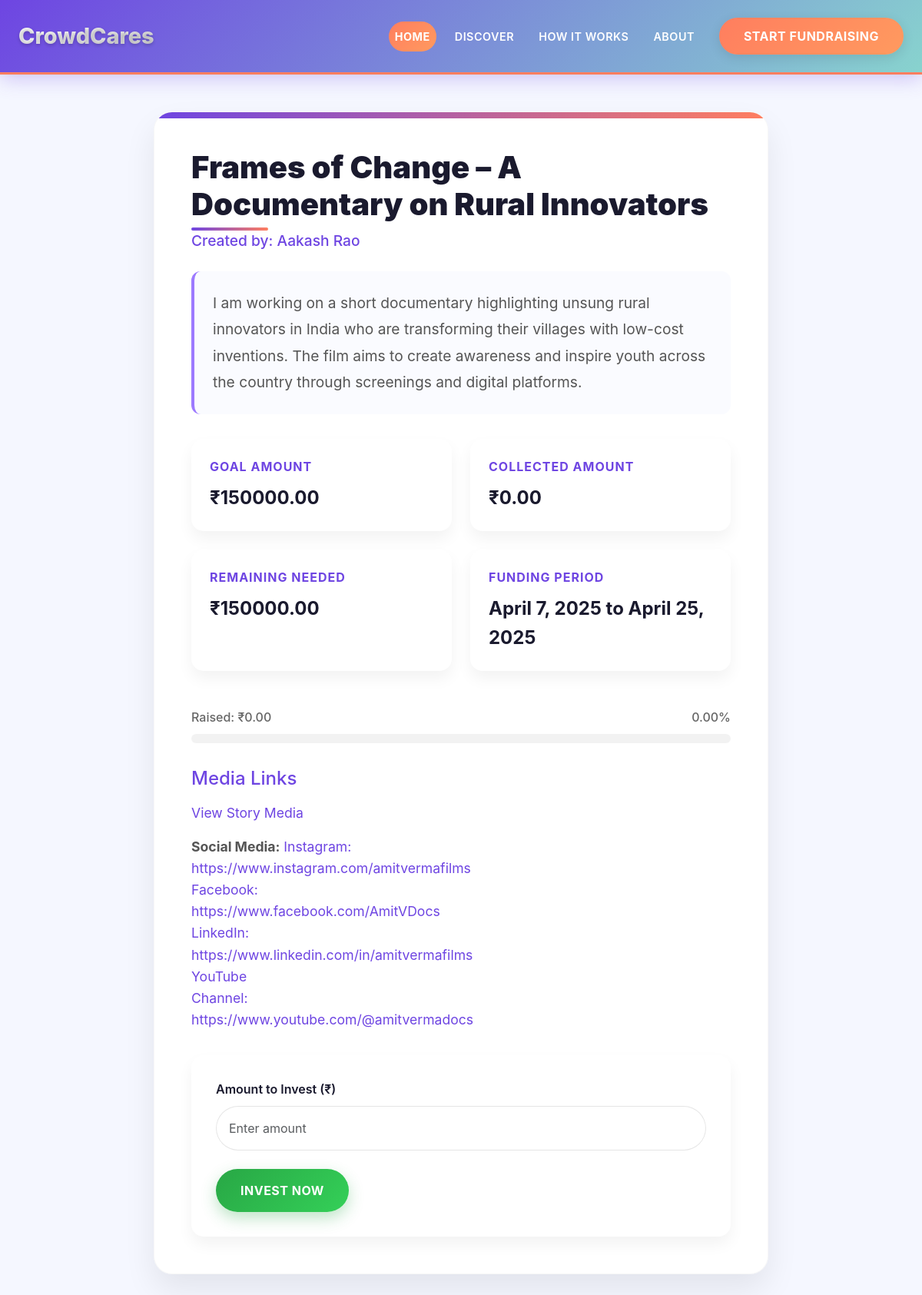
The app's page /project/8/ (signed in) with its own data.
### app1/models.py (models this page shows, shortened)
class FundraisingProject(models.Model):
    CATEGORY_CHOICES = [
        ('education', 'Education'),
        ('health', 'Health'),
        ('arts', 'Arts'),
        ('technology', 'Technology'),
        ('film', 'Film'),
        ('other', 'Other'),
    ]
    creator = models.ForeignKey('User', on_delete=models.CASCADE, related_name="projects", limit_choices_to={'user_type': 'fundraiser'})
    title = models.CharField(max_length=255)
    category = models.CharField(max_length=20, choices=CATEGORY_CHOICES, default="General")
    description = models.TextField()
    goal_amount = models.DecimalField(max_digits=10, decimal_places=2, validators=[MinValueValidator(0.01)])
    min_contribution = models.DecimalField(max_digits=10, decimal_places=2, null=True, blank=True, validators=[MinValueValidator(0.01)])
    start_date = models.DateField()
    end_date = models.DateField()
    story_media_link = models.URLField()
    social_media_links = models.TextField(blank=True)
    reward_tiers = models.TextField(blank=True)
    collected_amount = models.DecimalField(max_digits=10, decimal_places=2, default=0.00, validators=[MinValueValidator(0.00)])
    created_at = models.DateTimeField(auto_now_add=True)
    updated_at = models.DateTimeField(auto_now=True)
    @property
    def percent_funded(self):
        if self.goal_amount > 0:
            percentage = (self.collected_amount / self.goal_amount) * 100
            return min(100, percentage)
        return 0.00

class FundraiserProfile(models.Model):
    user = models.OneToOneField(User, on_delete=models.CASCADE, related_name="fundraiser_profile")
    full_name = models.CharField(max_length=255)
    phone_number = models.CharField(max_length=15, validators=[phone_regex])
    govt_id = models.CharField(max_length=50, unique=True)
    bank_account_details = models.TextField()

### app1/views.py (the view)
# urls.py: path('project/<int:pk>/', views.project_detail, name='project_detail'),
@login_required
def project_detail(request, pk):
    project = get_object_or_404(FundraisingProject, pk=pk)
    creator = project.creator
    try:
        creator_name = creator.fundraiser_profile.full_name
    except (AttributeError, FundraiserProfile.DoesNotExist):
        creator_name = creator.username or creator.email
    remaining_amount = project.goal_amount - project.collected_amount
    return render(request, 'projectDetail.html', {
        'project': project,
        'creator_name': creator_name,
        'remaining_amount': remaining_amount,
    })

### app1/templates/projectDetail.html (shortened to what this page needs)
{% extends "layout.html" %}
{% block content %}
<div class="project-container">
  <div class="project-card">
    <h1 class="project-title">{{ project.title }}</h1>
    <p class="project-creator">Created by: {{ creator_name }}</p>
    <div class="project-description">
      {{ project.description }}
    </div>
    <div class="project-meta">
      <div class="meta-card">
        <div class="meta-title">Goal Amount</div>
        <div class="meta-value">₹{{ project.goal_amount|floatformat:2 }}</div>
      </div>
      <div class="meta-card">
        <div class="meta-title">Collected Amount</div>
        <div class="meta-value">₹{{ project.collected_amount|floatformat:2 }}</div>
      </div>
      <div class="meta-card">
        <div class="meta-title">Remaining Needed</div>
        <div class="meta-value">₹{{ remaining_amount|floatformat:2 }}</div>
      </div>
      <div class="meta-card">
        <div class="meta-title">Funding Period</div>
        <div class="meta-value">{{ project.start_date }} to {{ project.end_date }}</div>
      </div>
    </div>
    <div class="progress-container">
      <div class="progress-info">
        <span>Raised: ₹{{ project.collected_amount|floatformat:2 }}</span>
        <span>{{ project.percent_funded|floatformat:2 }}%</span>
      </div>
      <div class="progress">
      </div>
    </div>
    <div class="media-links">
      <h3>Media Links</h3>
      {% if project.story_media_link %}
        <p><a href="{{ project.story_media_link }}" target="_blank">View Story Media</a></p>
      {% else %}
        <p>No story media available.</p>
      {% endif %}
      {% if project.social_media_links %}
        <p><strong>Social Media:</strong>
          {% for link in project.social_media_links.split %}
            <a href="{{ link }}" target="_blank">{{ link }}</a><br>
          {% endfor %}
        </p>
      {% else %}
        <p>No social media links available.</p>
      {% endif %}
    </div>
    {% if remaining_amount > 0 %}
      <div class="investment-form">
        <form method="post" action="{% url 'invest' project.id %}">
          <div class="form-group">
            <label for="amount">Amount to Invest (₹)</label>
            <input type="number" name="amount" id="amount" step="0.01" min="0.01" max="{{ remaining_amount|floatformat:2 }}"
                   required class="form-control" placeholder="Enter amount">
          </div>
          <button type="submit" class="btn btn-invest">Invest Now</button>
        </form>
      </div>
    {% else %}
      <div class="funding-complete">
        <h3>Funding Goal Reached!</h3>
        <p>This project has successfully reached its funding target. Thank you to all our supporters!</p>
      </div>
    {% endif %}
  </div>
</div>
{% endblock %}

### templates/layout.html (style rules this page uses)
:root { --primary-color: #6e45e2; --secondary-color: #88d3ce; --accent-color: #ff7e5f; --dark-color: #1a1a2e; --light-color: #f8f9fa; --success-color: #4cc9f0; --transition-speed: 0.4s; --section-padding: 5rem 0; --card-shadow: 0 10px 30px -15px rgba(0, 0, 0, 0.2); --card-shadow-hover: 0 20px 30px -10px rgba(0, 0, 0, 0.3); --max-content-width: 1400px; --glow-effect: 0 0 15px rgba(110, 69, 226, 0.5); }
body { font-family: 'Inter', -apple-system, BlinkMacSystemFont, 'Segoe UI', Roboto, sans-serif; line-height: 1.6; color: #333; overflow-x: hidden; background-color: #f5f7fa; }
html { scroll-behavior: smooth; }

### app1/templates/projectDetail.html (style rules this page uses)
:root { --primary-color: #6e45e2; --primary-light: #9d7aff; --secondary-color: #88d3ce; --secondary-light: #b0e8e4; --accent-color: #ff7e5f; --accent-light: #ff9e88; --success-color: #28a745; --success-light: #34d058; --dark-color: #1a1a2e; --light-color: #f8f9fa; --bg-color: #f5f7ff; --card-bg: rgba(255, 255, 255, 0.95); --section-padding: 3rem; --card-radius: 24px; --transition-speed: 0.3s; --card-shadow: 0 20px 40px rgba(0, 0, 0, 0.08); --card-shadow-hover: 0 30px 60px rgba(0, 0, 0, 0.12); }
.project-container { background: var(--bg-color); min-height: 100vh; padding: var(--section-padding); display: flex; justify-content: center; }
.project-card { background: var(--card-bg); padding: 3rem; border-radius: var(--card-radius); box-shadow: var(--card-shadow); width: 100%; max-width: 800px; position: relative; overflow: hidden; border: 1px solid rgba(0, 0, 0, 0.03); }
.project-card::before { content: ''; position: absolute; top: 0; left: 0; width: 100%; height: 8px; background: linear-gradient(90deg, var(--primary-color), var(--accent-color)); }
.project-title { font-size: 2.5rem; font-weight: 900; margin-bottom: 0.5rem; color: var(--dark-color); position: relative; }
.project-title::after { content: ''; position: absolute; bottom: -10px; left: 0; width: 100px; height: 4px; background: linear-gradient(90deg, var(--primary-color), var(--accent-color)); border-radius: 2px; }
.project-creator { font-size: 1.2rem; color: var(--primary-color); margin-bottom: 1.5rem; font-weight: 500; }
.project-description { font-size: 1.2rem; line-height: 1.8; color: #555; margin-bottom: 2rem; padding: 1.5rem; background: rgba(245, 247, 255, 0.5); border-radius: 12px; border-left: 4px solid var(--primary-light); }
.project-meta { display: grid; grid-template-columns: repeat(auto-fit, minmax(250px, 1fr)); gap: 1.5rem; margin-bottom: 3rem; }
.meta-card { background: white; padding: 1.5rem; border-radius: 16px; box-shadow: 0 10px 20px rgba(0, 0, 0, 0.05); transition: all var(--transition-speed) ease; }
.meta-title { font-weight: 700; color: var(--primary-color); margin-bottom: 0.5rem; font-size: 1rem; text-transform: uppercase; letter-spacing: 1px; }
.meta-value { font-size: 1.5rem; font-weight: 700; color: var(--dark-color); }
.progress-container { margin: 2rem 0; }
.progress-info { display: flex; justify-content: space-between; margin-bottom: 0.5rem; font-size: 1rem; color: #666; font-weight: 500; }
.progress { height: 12px; border-radius: 6px; background-color: rgba(0, 0, 0, 0.05); position: relative; overflow: hidden; }
.media-links { margin: 2rem 0; }
.media-links h3 { font-size: 1.5rem; color: var(--primary-color); margin-bottom: 1rem; }
.media-links p { font-size: 1.1rem; color: #555; }
.media-links a { color: var(--primary-color); text-decoration: none; }
.investment-form { background: white; padding: 2rem; border-radius: 16px; box-shadow: 0 10px 20px rgba(0, 0, 0, 0.05); margin-top: 2rem; }
.form-group { margin-bottom: 1.5rem; }
label { display: block; margin-bottom: 0.5rem; font-weight: 600; color: var(--dark-color); }
.form-control { width: 100%; padding: 1rem; border-radius: 50px; border: 1px solid rgba(0, 0, 0, 0.1); font-size: 1rem; transition: all var(--transition-speed) ease; }
.btn { font-weight: 700; padding: 1rem 2rem; border-radius: 50px; transition: all var(--transition-speed) cubic-bezier(0.25, 1, 0.5, 1); letter-spacing: 0.5px; text-transform: uppercase; font-size: 1rem; border: none; cursor: pointer; display: inline-block; }
.btn-invest { background: linear-gradient(135deg, var(--success-color), var(--success-light)); color: white; box-shadow: 0 8px 20px rgba(40, 167, 69, 0.3); }

### records on screen
FundraisingProject: title "Frames of Change – A Documentary on Rural Innovators", description "I am working on a short documentary highlighting unsung rural innovators in India who are transforming their villages with low-cost inventions. The film aims to create awareness and inspire youth across the country through screenings and digital platforms.", goal_amount "150000.00", collected_amount "0.00", start_date "April 7, 2025", end_date "April 25, 2025", percent_funded "0.00"
FundraiserProfile: full_name "Aakash Rao"

### other values on screen
{{ remaining_amount|floatformat:2 }} "150000.00"
{{ link }} "Instagram:" "https://www.instagram.com/amitvermafilms" "Facebook:" "https://www.facebook.com/AmitVDocs" "LinkedIn:" "https://www.linkedin.com/in/amitvermafilms" "YouTube" "Channel:" "https://www.youtube.com/@amitvermadocs"
